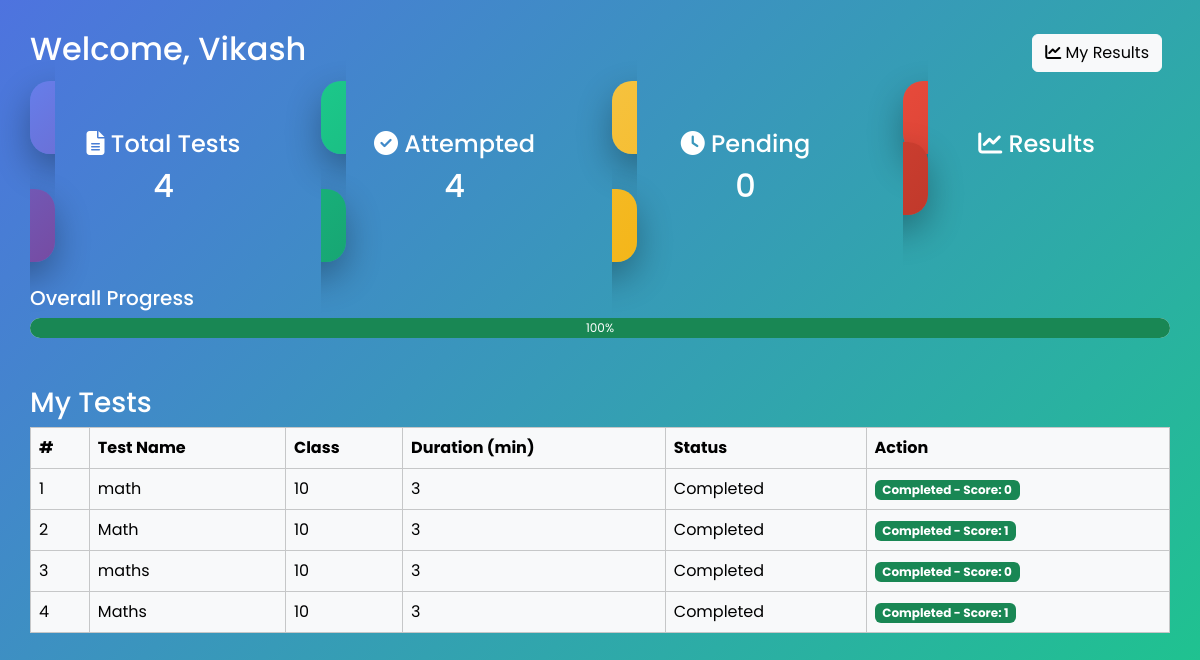
Page /student_dashboard/ (signed in) on the committed database.
### myapp/models.py (models this page shows, shortened)
class Student(models.Model):
    full_name = models.CharField(max_length=200)  # Removed unique=True
    father_name = models.CharField(max_length=200, blank=True)  # Removed unique=True
    mobile = models.CharField(max_length=10)
    school = models.ForeignKey(School, on_delete=models.CASCADE)
    class_name = models.ForeignKey(ClassModel, on_delete=models.CASCADE)
    pin_code = models.CharField(max_length=10)
    district = models.CharField(max_length=100)
    address = models.TextField()
    username = models.CharField(max_length=100, unique=True)  # Only username should be unique
    password = models.CharField(max_length=255)

class StudentTest(models.Model):
    student = models.ForeignKey(Student, on_delete=models.CASCADE)
    test = models.ForeignKey(Test, on_delete=models.CASCADE)
    score = models.IntegerField(default=0)
    completed = models.BooleanField(default=False)
    start_time = models.DateTimeField(null=True, blank=True)
    end_time = models.DateTimeField(null=True, blank=True)
    class Meta:
        unique_together = ('student', 'test')

class Test(models.Model):
    class_name = models.ForeignKey(ClassModel, on_delete=models.CASCADE)
    test_name = models.CharField(max_length=200)
    duration = models.PositiveIntegerField(help_text="Duration in minutes")
    questions = models.ManyToManyField(Question)
    created_at = models.DateTimeField(auto_now_add=True)
    class Meta:
        unique_together = ( 'class_name', 'test_name')

class ClassModel(models.Model):
    school = models.ForeignKey(School, on_delete=models.CASCADE)
    name = models.CharField(max_length=100)
    class Meta:
        unique_together = ('school', 'name')

### myapp/views.py (the view)
# urls.py: path("student_dashboard/", views.student_dashboard, name="student_dashboard"),
@student_login_required
def student_dashboard(request):
    student_id = request.session.get('student_id')
    if not student_id:
        return redirect('student_login')
    student = Student.objects.get(id=student_id)
    student_tests = StudentTest.objects.filter(student=student)
    total_tests = student_tests.count()
    attempted_tests = student_tests.filter(completed=True).count()
    pending_tests = student_tests.filter(completed=False).count()
    progress_percent = int((attempted_tests / total_tests * 100) if total_tests else 0)
    return render(request, 'student/student_dashboard.html', {
        'student_tests': student_tests,       # <--- Add this
        'total_tests': total_tests,
        'attempted_tests': attempted_tests,
        'pending_tests': pending_tests,
        'progress_percent': progress_percent
    })

### myapp/views.py (called while the page is built)
def student_login_required(view_func):
    @wraps(view_func)
    def wrapper(request, *args, **kwargs):
        if not request.session.get('student_id'):
            return redirect('student_login')
        return view_func(request, *args, **kwargs)
    return wrapper

### templates/student/student_dashboard.html (shortened to what this page needs)
<!DOCTYPE html>
<html lang="en">
<head>
<link href="https://cdn.jsdelivr.net/npm/bootstrap@5.3.2/dist/css/bootstrap.min.css" rel="stylesheet">
<link href="https://cdnjs.cloudflare.com/ajax/libs/font-awesome/6.5.1/css/all.min.css" rel="stylesheet">
</head>
<body>
<div class="top-bar">
    <h2>Welcome, {{ request.session.student_name }}</h2>
    <div>
        <a href="{% url 'results' %}" class="btn btn-light me-2">
            <i class="fa fa-chart-line"></i> My Results
        </a>
    </div>
</div>
<div class="row g-4">
    <div class="col-md-3">
        <a href="{% url 'total_test' %}" class="dashboard-card bg1 text-center">
            <h4><i class="fa fa-file-alt"></i> Total Tests</h4>
            <h2>{{ total_tests }}</h2>
        </a>
    </div>
    <div class="col-md-3">
        <a href="{% url 'attempted' %}" class="dashboard-card bg2 text-center">
            <h4><i class="fa fa-check-circle"></i> Attempted</h4>
            <h2>{{ attempted_tests }}</h2>
        </a>
    </div>
    <div class="col-md-3">
        <a href="{% url 'pending' %}" class="dashboard-card bg3 text-center">
            <h4><i class="fa fa-clock"></i> Pending</h4>
            <h2>{{ pending_tests }}</h2>
        </a>
    </div>
    <div class="col-md-3">
        <a href="{% url 'results' %}" class="dashboard-card bg4 text-center">
            <h4><i class="fa fa-chart-line"></i> Results</h4>
        </a>
    </div>
</div>
<div class="mt-5">
<h5>Overall Progress</h5>
<div class="progress">
    <div class="progress-bar bg-success"
         role="progressbar"
         style="width: {{ progress_percent }}%;"
         aria-valuenow="{{ progress_percent }}"
         aria-valuemin="0"
         aria-valuemax="100">
        {{ progress_percent }}%
    </div>
</div>
</div>
<h3 class="mt-5 text-white">My Tests</h3>
<table class="table table-bordered table-light">
    <thead>
        <tr>
            <th>#</th>
            <th>Test Name</th>
            <th>Class</th>
            <th>Duration (min)</th>
            <th>Status</th>
            <th>Action</th>
        </tr>
    </thead>
    <tbody>
    {% for st in student_tests %}
    <tr>
        <td>{{ forloop.counter }}</td>
        <td>{{ st.test.test_name }}</td>
        <td>{{ st.test.class_name.name }}</td>
        <td>{{ st.test.duration }}</td>
        <td>
            {% if st.completed %}
                Completed
            {% else %}
                Pending
            {% endif %}
        </td>
        <td>
            {% if not st.completed %}
                <a href="{% url 'start_test' st.test.id %}" class="btn btn-primary btn-sm">
                    Start Test
                </a>
            {% else %}
                <span class="badge bg-success">
                    Completed - Score: {{ st.score }}
                </span>
            {% endif %}
        </td>
    </tr>
    {% empty %}
    <tr>
        <td colspan="6" class="text-center">No tests assigned yet.</td>
    </tr>
    {% endfor %}
</tbody>
</table>
</body>
</html>

### templates/student/student_dashboard.html (style rules this page uses)
body { font-family: 'Poppins', sans-serif; background: linear-gradient(135deg,#4e73df,#1cc88a); min-height: 100vh; padding: 30px; color: #fff; }
.dashboard-card { border-radius: 20px; padding: 25px; color: #fff; box-shadow: 0 15px 35px rgba(0,0,0,.3); transition: .4s; cursor: pointer; text-decoration: none; }
.bg1 { background: linear-gradient(135deg,#667eea,#764ba2); }
.bg2 { background: linear-gradient(135deg,#1cc88a,#17a673); }
.bg3 { background: linear-gradient(135deg,#f6c23e,#f4b619); }
.bg4 { background: linear-gradient(135deg,#e74a3b,#c0392b); }
.progress { height: 20px; border-radius: 15px; }
.top-bar { display: flex; justify-content: space-between; align-items: center; margin-bottom: 30px; }
a { text-decoration: none; color: inherit; }

### rows in the picture
Student: session.student_name "Vikash"
StudentTest: test.test_name "math", test.class_name.name "10", test.duration "3", completed "Completed", score "0"
StudentTest: test.test_name "Math", test.class_name.name "10", test.duration "3", completed "Completed", score "1"
StudentTest: test.test_name "maths", test.class_name.name "10", test.duration "3", completed "Completed", score "0"
StudentTest: test.test_name "Maths", test.class_name.name "10", test.duration "3", completed "Completed", score "1"

### other values in the picture
{{ total_tests }} "4"
{{ attempted_tests }} "4"
{{ pending_tests }} "0"
{{ progress_percent }} "100"
